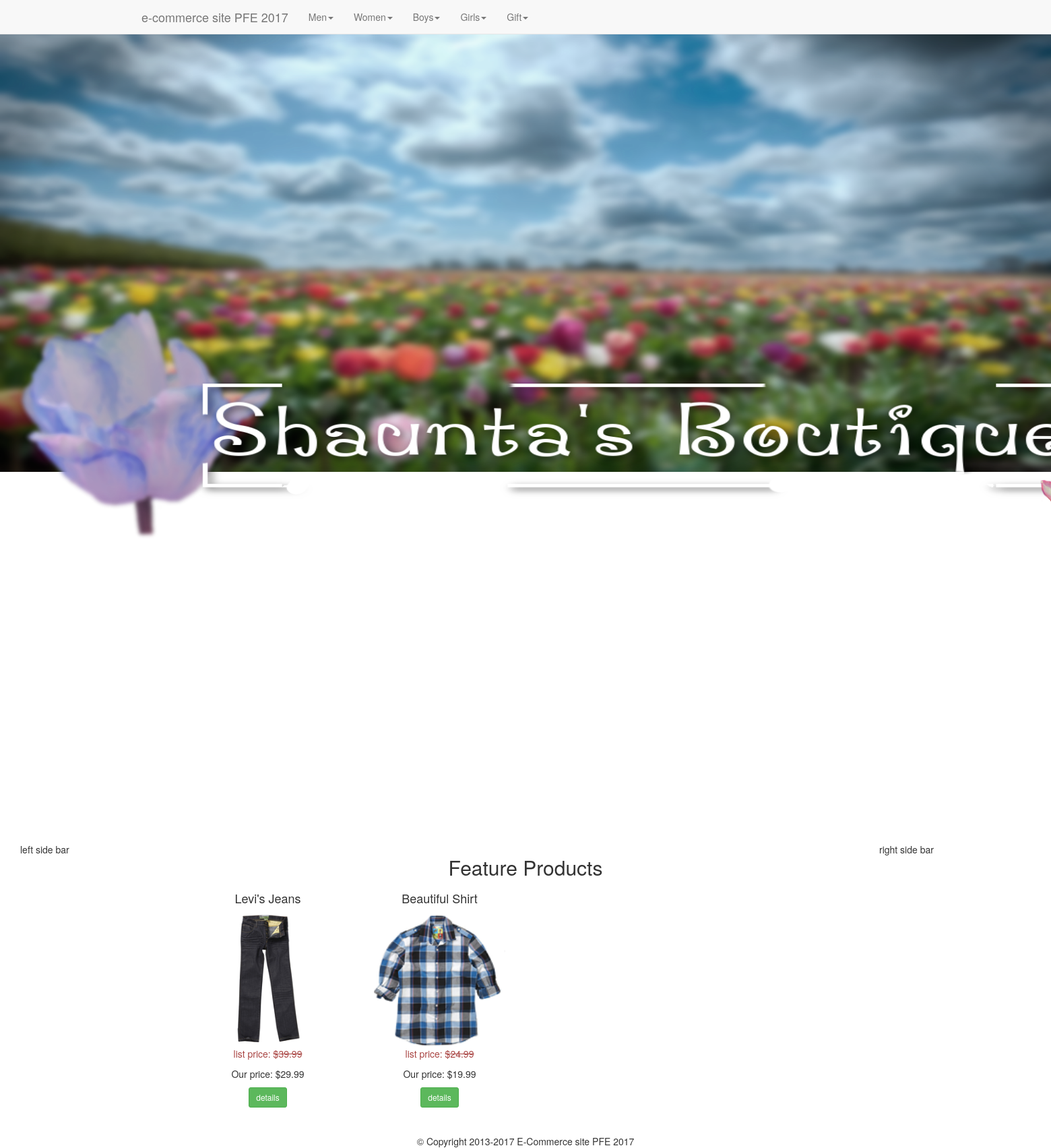
The page / on the database its author committed.
### tables this page shows
CREATE TABLE `categories` (
  `id` int(11) NOT NULL,
  `category` varchar(255) NOT NULL,
  `parent` int(11) NOT NULL DEFAULT '0'
);

CREATE TABLE `products` (
  `id` int(11) NOT NULL,
  `title` varchar(255) NOT NULL,
  `price` decimal(10,2) NOT NULL,
  `list_price` decimal(10,2) NOT NULL,
  `brand` int(11) NOT NULL,
  `categories` varchar(255) NOT NULL,
  `image` varchar(255) NOT NULL,
  `description` text NOT NULL,
  `featured` tinyint(4) DEFAULT '0',
  `sizes` text,
  `deleted` tinyint(11) NOT NULL DEFAULT '0'
);

### index.php (the view)
<?php
require_once 'core/init.php';
include 'includes/head.php';
include 'includes/navigation.php';
include 'includes/headerfull.php';
include 'includes/leftbar.php';
$requete = "SELECT * FROM products WHERE  featured = 1";
$featuted = mysqli_query($db, $requete);
?>
    <div class="col-md-8">
        <div class="row">
            <h2 class="text-center">Feature Products</h2>
            <?php while ($product = mysqli_fetch_assoc($featuted)):; ?>
                <div class="col-md-3 text-center">
                    <h4><?= $product['title']; ?></h4>
                    <img src="<?= $product['image']; ?>" alt="<?= $product['title']; ?>" class="img-thumb">
                    <p class="list-price text-danger">list price: <s>$<?= $product['list_price']; ?></s></p>
                    <p class="price">Our price: $<?= $product['price']; ?></p>
                    <button type="button" class="btn btn-sm btn-success" onclick="detailsmodal(<?= $product['id']; ?>)">
                        details
                    </button>
                </div>
            <?php endwhile; ?>
        </div>
    </div>
<?php
include 'includes/rightbar.php';
include 'includes/footer.php';
?>

### includes/head.php (shortened to what this page needs)
<!DOCTYPE html>
<html>
<head>
    <link rel="stylesheet" href="css/bootstrap.css">
    <link rel="stylesheet" href="css/main.css">
</head>
<body>

### includes/navigation.php (shortened to what this page needs)
<?php
$sqlQuery = "SELECT * FROM categories WHERE parent=0";
$resutSet = mysqli_query($db, $sqlQuery)
?>
<nav class="navbar navbar-default navbar-fixed-top">
    <div class="container">
        <a href="/amnrStore2017/index.php" class="navbar-brand">e-commerce site PFE 2017</a>
        <ul class="nav navbar-nav">
            <?php while ($parent = mysqli_fetch_assoc($resutSet)):; ?>
                <li class="dropdown">
                    <a href="#" class="dropdown-toggle" data-toggle="dropdown"><?php echo $parent['category'] ?><span
                            class="caret"></span></a>
                </li>
            <?php endwhile; ?>
        </ul>
    </div>
</nav>

### includes/headerfull.php (shortened to what this page needs)
<div id="headerWrapper">
    <div id="fore-flower"></div>
</div>
<div class="container-fluid">

### includes/leftbar.php
<div class="col-md-2">left side bar</div>

### includes/rightbar.php (shortened to what this page needs)
<div class="col-md-2">right side bar</div>

### includes/footer.php (shortened to what this page needs)
</div><br><br>
<div class="col-md-12 text-center"> &copy; Copyright 2013-2017 E-Commerce site PFE 2017</div>
</body>
</html>

### css/main.css (style rules this page uses)
body { padding-top: 50px; }
#headerWrapper { position: relative; padding: 0; margin: 0; overflow-y: hidden; overflow-x: hidden; height: 1200px; background-size: 100% 700px; background-repeat: no-repeat; background-position: top center; background-image: url(../images/headerlogo/background.png); background-attachment: fixed; width: 1920px; }
#fore-flower { position: absolute; width: 100%; height: 400px; background-size: auto 400px; background-repeat: no-repeat; background-position: right bottom; background-image: url(../images/headerlogo/fore-flower.png); top: 525px; right: -50px; }
.img-thumb { width: auto; height: 200px; }

### rows shown on the page
categories: category "Men"
categories: category "Women"
categories: category "Boys"
categories: category "Girls"
categories: category "Gift"
products: title "Levi's Jeans", image (picture), list_price "39.99", price "29.99"
products: title "Beautiful Shirt", image (picture), list_price "24.99", price "19.99"
